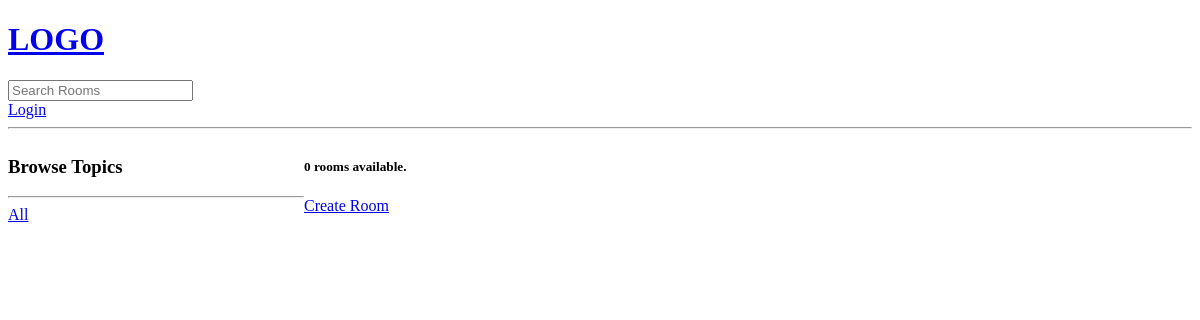
Page /?q=JavaScript on the earlier database version.
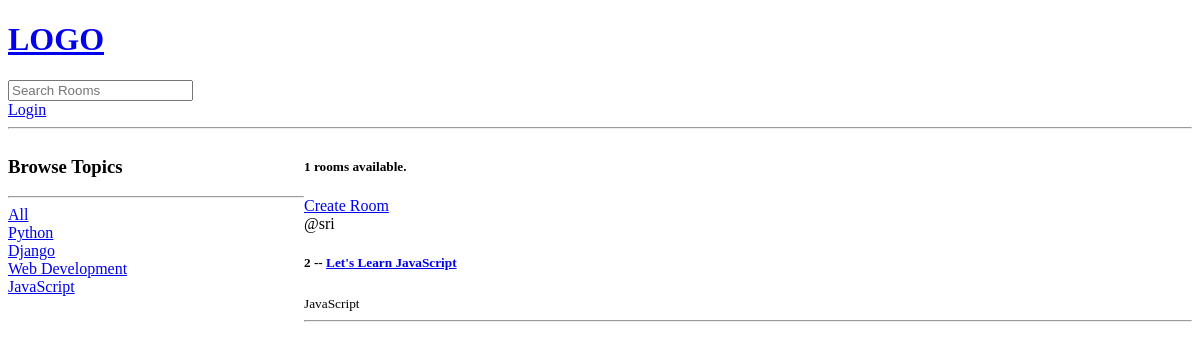
Same page on the later database version.
### base/models.py (models this page shows, shortened)
class Topic(models.Model):
    name = models.CharField(max_length=200)

class Room(models.Model):
    host = models.ForeignKey(User, on_delete=models.SET_NULL, null=True)
    topic = models.ForeignKey(Topic, on_delete=models.SET_NULL, null=True)
    name = models.CharField(max_length=200)
    description = models.TextField(null=True, blank=True)
    participants = models.ManyToManyField(User, related_name='participants', blank=True)
    updated = models.DateTimeField(auto_now=True)
    created = models.DateTimeField(auto_now_add=True)
    class Meta:
        ordering = ['-updated', '-created']

### base/views.py (the view)
# urls.py: path('', views.home, name="home"),
def home(request):
    q = request.GET.get('q') if request.GET.get('q') != None else ''
    rooms = Room.objects.filter(
        Q(topic__name__icontains=q) |
        Q(name__icontains=q) |
        Q(description__icontains=q)
        )
    topics = Topic.objects.all()
    room_count = rooms.count()
    context = {'rooms' : rooms, 'topics' : topics, 'room_count' : room_count}
    return render(request, 'base/home.html', context)

### base/templates/base/home.html (shortened to what this page needs)
{% extends 'main.html' %}
{% block content %}
<div class="home-container">
    <div>
        <h3>Browse Topics</h3>
        <hr>
        <div>
            <a href="{% url 'home' %}">All</a>
        </div>
        {% for topic in topics %}
            <div>
                <a href="{% url 'home' %}?q={{topic.name}}">{{topic.name}}</a>
            </div>
        {% endfor %}
    </div>
    <div>
        <h5>{{room_count}} rooms available.</h5>
        <a href="{% url 'create-room' %}">Create Room</a>
        <div>
            {% for room in rooms %}
                <div>
                    <span>@{{room.host.username}}</span>
                    <h5>{{room.id}} -- <a href="{% url 'room' room.id %}">{{room.name}}</a></h5>
                    <small>{{room.topic.name}}</small>
                    <hr>
                </div>
            {% endfor %}
        </div>
    </div>
</div>
{% endblock content %}

Differences in the rows shown:
added Topic: name "Python"
added Topic: name "Django"
added Topic: name "Web Development"
added Topic: name "JavaScript"
added Room: host.username "sri", id "2", name "Let's Learn JavaScript", topic.name "JavaScript"
Other differences:
{{ room_count }}: "0" → "1"
